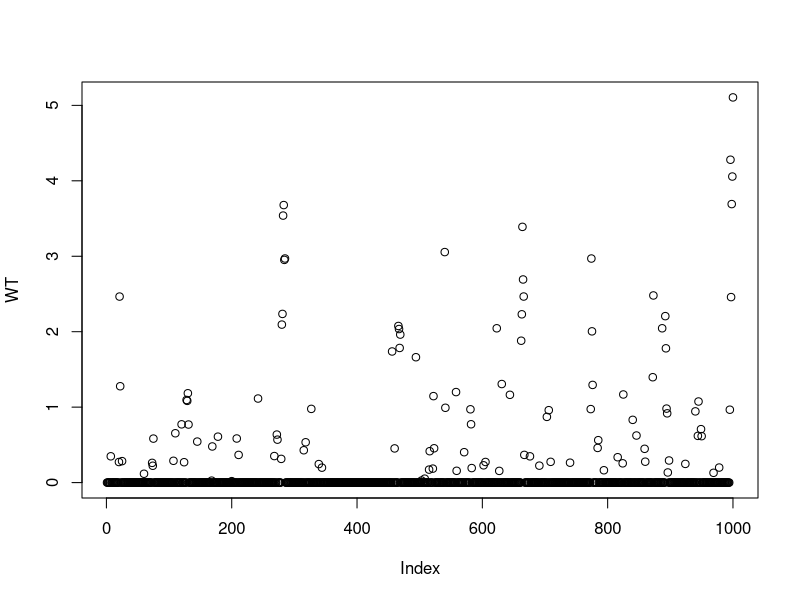
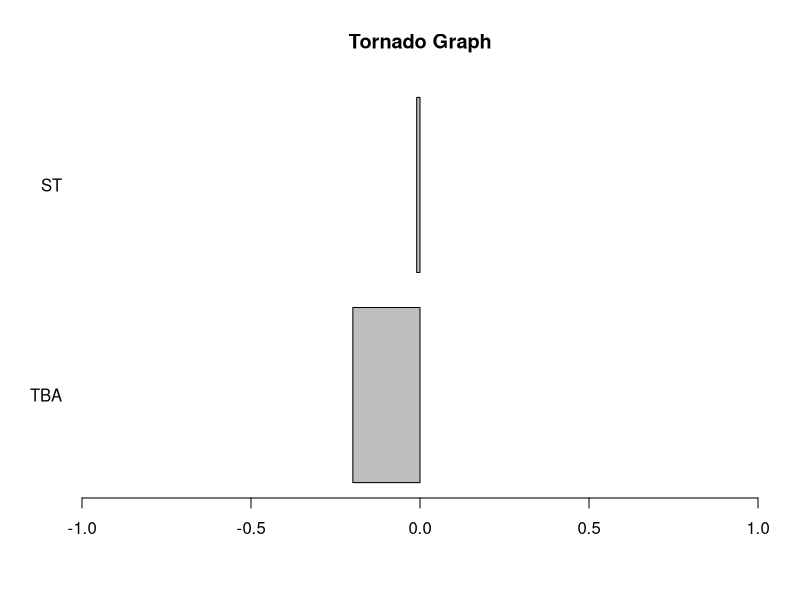

R code for these plots, in order:
# This activity uses MultiServerQueuing.R as a starting point (lines 1-50):
set.seed(123456)
avg_st<-1.25 #average service time ts
avg_tba<-2.5 #average time between customer arrivals ta
customers<-1000 #number of customers
servers<-2 #number of servers
TBA<-rexp(customers,1/avg_tba) #Time between customers (inter-arrival time)     
#as an exponentially distributed random variable
ST<-rexp(customers,1/avg_st) #service time as an exponentially distributed random variable.     
#The arguments of the rexp() function are n, the number of observations and rate,     
#the decay rate of an exponential function.
AT<-rep(0L, customers) #arrival time vector. The rep() function creates a vector of     
#length times filled with item x. Here, our vector of length 1000 is filled with 0     
#values  of the long variable type.
FT<-matrix(0L,customers,servers)#finish time matrix- this matrix will expand as we add servers, based 
#the if command below, to have 1 column more than the number of servers. The first column in 
#the matrix represents customer finish time, the rest represent the time at which server j 
#finishes serving customer i 
WT<-rep(0L, customers)#wait time vector
AT[1]<-TBA[1] #populates 1st customer's arrival time for AT vector
FT[1,1]<-AT[1]+ST[1] #populates 1st customer finish time 

if(servers>1){ #if there is more than one server, the code in the following for loop will run:
  for(i in 2:servers){ #loop will run for each i from 2 to the number of servers
    AT[i]<-AT[i-1]+TBA[i]  #the arrival time of customer i is the arrival time of the 
    #previous (i-1) customer + the time between customers i-1 and i
    FT[i,i]<-AT[i]+ST[i]  #the finish time for server i serving customer i is the arrival 
    #time of customer i + the service time for customer i 
  }
}
# Below is your nested for loop. The outer loop is represented by i the current time, i, and goes from the number 
# of servers + 1 to the number of customers. For each i in the outer loop, the inner loop, which is represented by j,
# goes from 1 to the number of servers. When the inner loop is done for a given i, the
# outer loop moves to the next i and the cycle begins again, until i = customers. 

for (i in (servers+1):customers){  
  AT[i]<-AT[i-1]+TBA[i]  # arrival time of customer i + time between arrival of customer 1 and customer 2 
  for(j in 1:servers){  
    #The if-else statement below says that if cust1 finishes more quickly with 
    #server j than with any other server, then: the finish time for customer 2 with server j is 
    # [the greater value of: cust2 arrival, or when cust1 is done] plus service time for cust2
    #and that the wait time to get served is the difference between the finish time of cust1 and the arrival 
    #time of the next customer. If cust1 finishes more slowly with server j, then the finish time is equal to 
    #the finish time of the previous customer
    if(FT[i-1,j]==min(FT[i-1,])){FT[i,j]<-max(AT[i],FT[i-1,j])+ST[i] 
    WT[i]<-max(0,FT[i-1,j]-AT[i])} else {FT[i,j]<-FT[i-1,j]}  
  }
} 

summary(WT)
plot(WT)
data<-as.data.frame(scale(cbind(TBA,ST,WT)))
summary(data)

#STEP 1: Sample code from Tornado.R, you need to run a regression to see which random input (TBA or ST)
# effects wait time the most. Modify and uncomment the following code: 
WT_LM<-lm(WT~TBA+ST,data=data)

#STEPS 2 and 3: Once you have the regession model you can compare the coefficients
# modify and uncomment this code: 
WT_LM$coefficients
cof<-WT_LM$coefficients[-1]
orcof<-cof[order(cof,decreasing=FALSE)]
cof
orcof

#STEP 4: Use the parplot function to create a Tornado diagram by uncommenting
#and modifying this code:
barplot(orcof, main="Tornado Graph", horiz = T, las=1, 
        xlim = c(-1,1))
